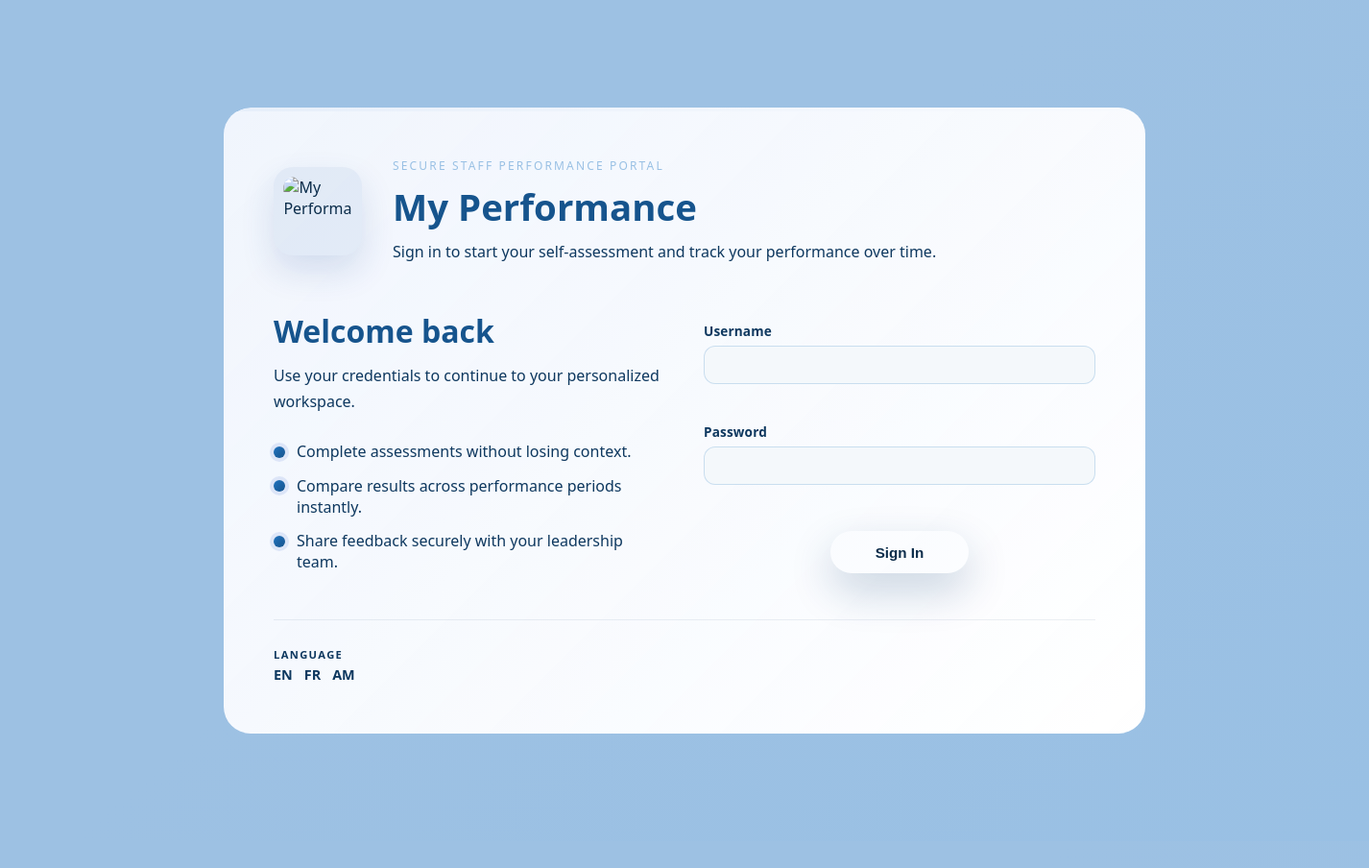
The page /login.php on the database its author committed.
### tables this page shows
CREATE TABLE site_config (
  id INT PRIMARY KEY,
  site_name VARCHAR(200) NULL,
  landing_text TEXT NULL,
  address VARCHAR(255) NULL,
  contact VARCHAR(255) NULL,
  logo_path VARCHAR(255) NULL,
  footer_org_name VARCHAR(255) NULL,
  footer_org_short VARCHAR(100) NULL,
  footer_website_label VARCHAR(255) NULL,
  footer_website_url VARCHAR(255) NULL,
  footer_email VARCHAR(255) NULL,
  footer_phone VARCHAR(255) NULL,
  footer_hotline_label VARCHAR(255) NULL,
  footer_hotline_number VARCHAR(50) NULL,
  footer_rights VARCHAR(255) NULL,
  google_oauth_enabled TINYINT(1) NOT NULL DEFAULT 0,
  google_oauth_client_id VARCHAR(255) NULL,
  google_oauth_client_secret VARCHAR(255) NULL,
  microsoft_oauth_enabled TINYINT(1) NOT NULL DEFAULT 0,
  microsoft_oauth_client_id VARCHAR(255) NULL,
  microsoft_oauth_client_secret VARCHAR(255) NULL,
  microsoft_oauth_tenant VARCHAR(255) NULL,
  color_theme VARCHAR(50) NOT NULL DEFAULT 'light',
  brand_color VARCHAR(7) NULL,
  enabled_locales TEXT NULL,
  smtp_enabled TINYINT(1) NOT NULL DEFAULT 0,
  smtp_host VARCHAR(255) NULL,
  smtp_port INT NULL,
  smtp_username VARCHAR(255) NULL,
  smtp_password VARCHAR(255) NULL,
  smtp_encryption VARCHAR(10) NOT NULL DEFAULT 'none',
  smtp_from_email VARCHAR(255) NULL,
  smtp_from_name VARCHAR(255) NULL,
  smtp_timeout INT NULL,
  upgrade_repo VARCHAR(255) NULL
);

### login.php (the view, shortened to what the rows shown need)
<?php
require_once __DIR__ . '/config.php';
$locale = ensure_locale();
$t = load_lang($locale);
$cfg = get_site_config($pdo);
$siteName = htmlspecialchars($cfg['site_name'] ?? 'My Performance', ENT_QUOTES, 'UTF-8');
$landingTextRaw = $cfg['landing_text'] ?? '';
$landingText = htmlspecialchars($landingTextRaw, ENT_QUOTES, 'UTF-8');
$bodyClassRaw = trim(site_body_classes($cfg) . ' md-login-page');
$bodyClass = htmlspecialchars($bodyClassRaw, ENT_QUOTES, 'UTF-8');
$bodyStyle = htmlspecialchars(site_body_style($cfg), ENT_QUOTES, 'UTF-8');
$baseUrl = htmlspecialchars(BASE_URL, ENT_QUOTES, 'UTF-8');
$langAttr = htmlspecialchars($locale, ENT_QUOTES, 'UTF-8');
$introText = $landingText !== ''
    ? $landingText
    : htmlspecialchars(
        t(
            $t,
            'welcome_msg',
            'Sign in to start your self-assessment and track your performance over time.'
        ),
        ENT_QUOTES,
        'UTF-8'
    );
$signInHeading = t($t, 'sign_in_heading', 'Welcome back');
?>
<!doctype html>
<html lang="<?= $langAttr ?>" data-base-url="<?= $baseUrl ?>">
<head>
  <link rel="stylesheet" href="<?= asset_url('assets/css/material.css') ?>">
  <link rel="stylesheet" href="<?= asset_url('assets/css/styles.css') ?>">
</head>
<body class="<?= $bodyClass ?>" style="<?= $bodyStyle ?>">
  <div class="md-container">
    <div class="md-card md-elev-3 md-login md-login--simple">
      <div class="md-login-simple">
        <header class="md-login-simple__header">
          <div class="md-login-simple__titles">
            <p class="md-login-simple__eyebrow"><?= htmlspecialchars(t($t, 'login_tagline', 'Secure staff performance portal'), ENT_QUOTES, 'UTF-8') ?></p>
            <h1><?= $siteName ?></h1>
            <?php if ($introText !== ''): ?>
              <p class="md-login-simple__intro"><?= $introText ?></p>
            <?php endif; ?>
          </div>
        </header>
        <section class="md-login-simple__body" aria-labelledby="sign-in-heading">
          <div class="md-login-simple__copy">
            <h2 id="sign-in-heading"><?= htmlspecialchars($signInHeading, ENT_QUOTES, 'UTF-8') ?></h2>
          </div>
        </section>
      </div>
    </div>
  </div>
</body>
</html>

### rows shown on the page
site_config: site_name "My Performance", landing_text "Sign in to start your self-assessment and track your performance over time."

### other values the page prints
t($t, 'login_tagline', 'Secure staff performance portal') "SECURE STAFF PERFORMANCE PORTAL"
$signInHeading "Welcome back"
$signInSubheading "Use your credentials to continue to your personalized workspace."
$point "Complete assessments without losing context."
$point "Compare results across performance periods instantly."
$point "Share feedback securely with your leadership team."
t($t, 'username', 'Username') "Username"
t($t, 'password', 'Password') "Password"
t($t, 'sign_in', 'Sign In') "Sign In"
$languageLabel "LANGUAGE"
$loc "EN"
$loc "FR"
$loc "AM"
